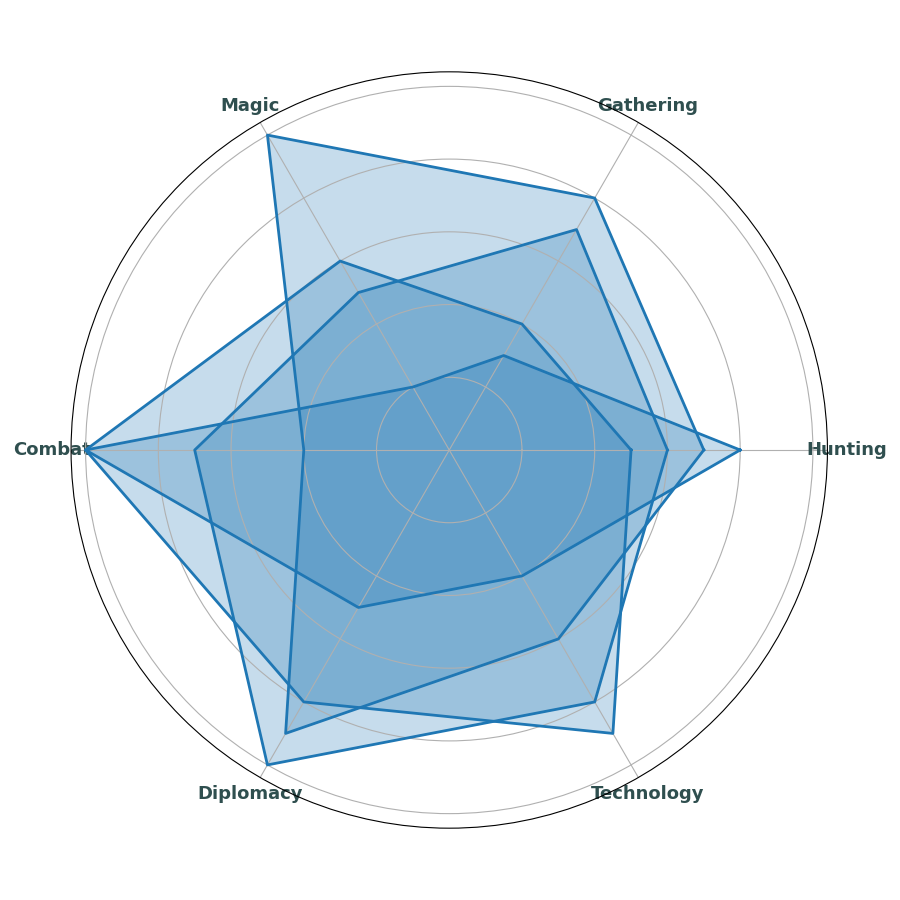

Python code for this plot:
import matplotlib.pyplot as plt
import numpy as np

civilizations = ['Elves', 'Dwarves', 'Humans', 'Orcs']
attributes = ['Hunting', 'Gathering', 'Magic', 'Combat', 'Diplomacy', 'Technology']

elves = [7, 8, 10, 4, 9, 6]
dwarves = [5, 4, 6, 10, 8, 9]
humans = [6, 7, 5, 7, 10, 8]
orcs = [8, 3, 2, 10, 5, 4]

data = np.array([elves, dwarves, humans, orcs])

num_vars = len(attributes)
angles = np.linspace(0, 2 * np.pi, num_vars, endpoint=False).tolist()
angles += angles[:1]
data = np.concatenate((data, data[:, [0]]), axis=1)

fig, ax = plt.subplots(figsize=(9, 9), subplot_kw=dict(polar=True))

single_color = '#1f77b4'
for idx, label in enumerate(civilizations):
    ax.plot(angles, data[idx], linewidth=2, linestyle='solid', color=single_color)
    ax.fill(angles, data[idx], color=single_color, alpha=0.25)

ax.set_yticklabels([])
ax.set_xticks(angles[:-1])
ax.set_xticklabels(attributes, fontsize=13, fontweight='bold', color='darkslategray')

plt.tight_layout()
plt.show()
